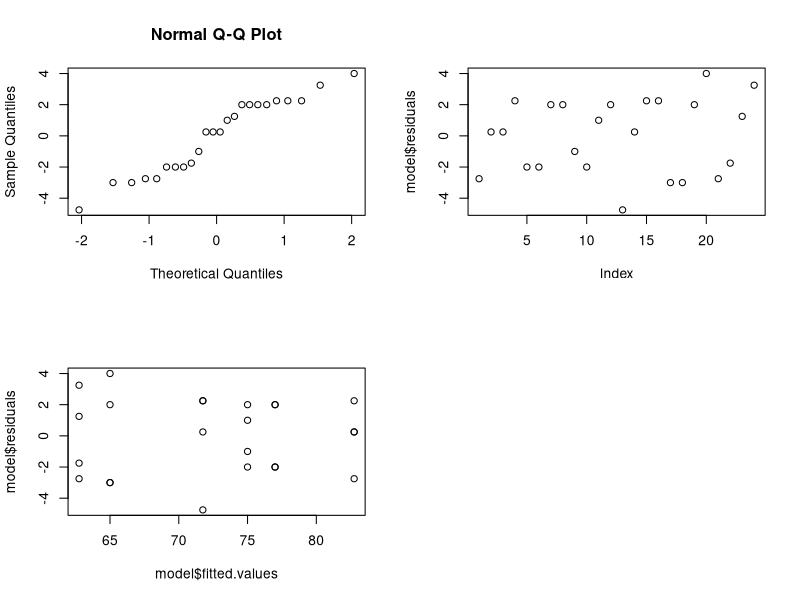

Generate this figure with R:
## ---- chunk 1
knitr::opts_chunk$set(echo = TRUE)
## ---- chunk 2
options(contrasts = c('contr.sum', 'contr.copy'))
dia1 = c(80, 83, 83, 85)
dia2 = c(75, 75, 79, 79)
dia3 = c(74, 73, 76, 77)
dia4 = c(67, 72, 74, 74)
dia5 = c(62, 62, 67, 69)
dia6 = c(60, 61, 64, 66)
y = c(dia1, dia2, dia3, dia4, dia5, dia6)
x = as.factor(c(rep(1, 4), rep(2, 4), rep(3, 4), rep(4, 4), rep(5, 4), rep(6, 4)))
## ---- chunk 3
model = lm(y ~ x)
summary(model)
## ---- chunk 4
model$residuals
## ---- chunk 5
par(mfrow=c(2,2))
qqnorm(model$residuals)
plot(model$residuals)
plot(model$fitted.values, model$residuals)
## ---- chunk 6
qt(0.975, 18)
